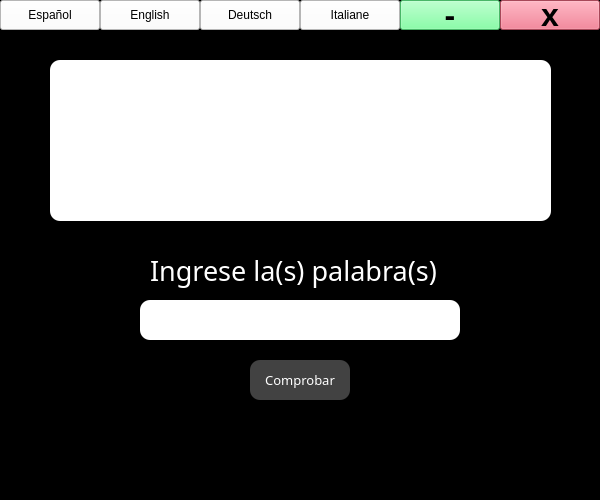
<?xml version="1.0" encoding="UTF-8"?>
<ui version="4.0">
 <class>MainWindow</class>
 <widget class="QMainWindow" name="MainWindow">
  <property name="geometry">
   <rect>
    <x>0</x>
    <y>0</y>
    <width>600</width>
    <height>500</height>
   </rect>
  </property>
  <property name="windowTitle">
   <string>MainWindow</string>
  </property>
  <widget class="QWidget" name="centralwidget">
   <widget class="QLineEdit" name="lineEdit">
    <property name="geometry">
     <rect>
      <x>140</x>
      <y>300</y>
      <width>320</width>
      <height>40</height>
     </rect>
    </property>
    <property name="styleSheet">
     <string notr="true">border-radius: 10px;</string>
    </property>
   </widget>
   <widget class="QFrame" name="frame">
    <property name="geometry">
     <rect>
      <x>0</x>
      <y>0</y>
      <width>600</width>
      <height>500</height>
     </rect>
    </property>
    <property name="styleSheet">
     <string notr="true">background-color: rgb(0, 0, 0);</string>
    </property>
    <property name="frameShape">
     <enum>QFrame::StyledPanel</enum>
    </property>
    <property name="frameShadow">
     <enum>QFrame::Raised</enum>
    </property>
    <widget class="QLabel" name="label">
     <property name="geometry">
      <rect>
       <x>150</x>
       <y>240</y>
       <width>391</width>
       <height>61</height>
      </rect>
     </property>
     <property name="font">
      <font>
       <family>Arial Rounded MT Bold</family>
       <pointsize>20</pointsize>
       <bold>false</bold>
      </font>
     </property>
     <property name="styleSheet">
      <string notr="true">color: rgb(255, 255, 255);</string>
     </property>
     <property name="text">
      <string>Ingrese la(s) palabra(s)</string>
     </property>
    </widget>
    <widget class="QPushButton" name="pushButton">
     <property name="geometry">
      <rect>
       <x>250</x>
       <y>360</y>
       <width>100</width>
       <height>40</height>
      </rect>
     </property>
     <property name="font">
      <font>
       <family>Arial Rounded MT Bold</family>
       <pointsize>10</pointsize>
      </font>
     </property>
     <property name="styleSheet">
      <string notr="true">border-radius: 10px;
background-color: rgb(66, 66, 66);
color: rgb(255, 255, 255);</string>
     </property>
     <property name="text">
      <string>Comprobar</string>
     </property>
    </widget>
    <widget class="QFrame" name="frame_2">
     <property name="geometry">
      <rect>
       <x>50</x>
       <y>60</y>
       <width>501</width>
       <height>161</height>
      </rect>
     </property>
     <property name="styleSheet">
      <string notr="true">background-color: rgb(255, 255, 255);
image: url(:/automata/automata.png);
border-radius: 10px;</string>
     </property>
     <property name="frameShape">
      <enum>QFrame::StyledPanel</enum>
     </property>
     <property name="frameShadow">
      <enum>QFrame::Raised</enum>
     </property>
    </widget>
    <widget class="QPushButton" name="pushButtonEspanol">
     <property name="geometry">
      <rect>
       <x>0</x>
       <y>0</y>
       <width>100</width>
       <height>30</height>
      </rect>
     </property>
     <property name="styleSheet">
      <string notr="true">background-color: rgb(255, 255, 255);</string>
     </property>
     <property name="text">
      <string>Español</string>
     </property>
    </widget>
    <widget class="QPushButton" name="pushButtonEnglish">
     <property name="geometry">
      <rect>
       <x>100</x>
       <y>0</y>
       <width>100</width>
       <height>30</height>
      </rect>
     </property>
     <property name="styleSheet">
      <string notr="true">background-color: rgb(255, 255, 255);</string>
     </property>
     <property name="text">
      <string>English</string>
     </property>
    </widget>
    <widget class="QPushButton" name="pushButtonDeutsch">
     <property name="geometry">
      <rect>
       <x>200</x>
       <y>0</y>
       <width>100</width>
       <height>30</height>
      </rect>
     </property>
     <property name="styleSheet">
      <string notr="true">background-color: rgb(255, 255, 255);</string>
     </property>
     <property name="text">
      <string>Deutsch</string>
     </property>
    </widget>
    <widget class="QPushButton" name="pushButtonItaliane">
     <property name="geometry">
      <rect>
       <x>300</x>
       <y>0</y>
       <width>100</width>
       <height>30</height>
      </rect>
     </property>
     <property name="styleSheet">
      <string notr="true">background-color: rgb(255, 255, 255);</string>
     </property>
     <property name="text">
      <string>Italiane</string>
     </property>
    </widget>
    <widget class="QPushButton" name="pushButton_2">
     <property name="geometry">
      <rect>
       <x>500</x>
       <y>0</y>
       <width>100</width>
       <height>30</height>
      </rect>
     </property>
     <property name="font">
      <font>
       <pointsize>24</pointsize>
       <bold>true</bold>
       <strikeout>false</strikeout>
       <stylestrategy>PreferDefault</stylestrategy>
       <kerning>true</kerning>
      </font>
     </property>
     <property name="layoutDirection">
      <enum>Qt::LeftToRight</enum>
     </property>
     <property name="autoFillBackground">
      <bool>false</bool>
     </property>
     <property name="styleSheet">
      <string notr="true">background-color: rgb(234, 101, 125);</string>
     </property>
     <property name="text">
      <string>x</string>
     </property>
    </widget>
    <widget class="QPushButton" name="pushButton_3">
     <property name="geometry">
      <rect>
       <x>400</x>
       <y>0</y>
       <width>100</width>
       <height>30</height>
      </rect>
     </property>
     <property name="font">
      <font>
       <pointsize>24</pointsize>
       <bold>true</bold>
      </font>
     </property>
     <property name="styleSheet">
      <string notr="true">background-color: rgb(234, 101, 125);
background-color: rgb(102, 255, 145);</string>
     </property>
     <property name="text">
      <string>-</string>
     </property>
    </widget>
   </widget>
   <zorder>frame</zorder>
   <zorder>lineEdit</zorder>
  </widget>
  <action name="actionEspa_ol">
   <property name="text">
    <string>Español</string>
   </property>
  </action>
  <action name="actionEnglish">
   <property name="text">
    <string>English</string>
   </property>
  </action>
  <action name="actionDeutsch">
   <property name="text">
    <string>Deutsch</string>
   </property>
  </action>
  <action name="actionItaliane">
   <property name="text">
    <string>Italiane</string>
   </property>
  </action>
 </widget>
 <resources>
  <include location="automataResource.qrc"/>
 </resources>
 <connections>
  <connection>
   <sender>pushButton_2</sender>
   <signal>clicked()</signal>
   <receiver>pushButton_2</receiver>
   <slot>click()</slot>
   <hints>
    <hint type="sourcelabel">
     <x>570</x>
     <y>22</y>
    </hint>
    <hint type="destinationlabel">
     <x>575</x>
     <y>20</y>
    </hint>
   </hints>
  </connection>
  <connection>
   <sender>pushButton_3</sender>
   <signal>clicked()</signal>
   <receiver>pushButton_3</receiver>
   <slot>click()</slot>
   <hints>
    <hint type="sourcelabel">
     <x>422</x>
     <y>16</y>
    </hint>
    <hint type="destinationlabel">
     <x>459</x>
     <y>21</y>
    </hint>
   </hints>
  </connection>
  <connection>
   <sender>pushButtonItaliane</sender>
   <signal>clicked()</signal>
   <receiver>pushButtonItaliane</receiver>
   <slot>click()</slot>
   <hints>
    <hint type="sourcelabel">
     <x>334</x>
     <y>14</y>
    </hint>
    <hint type="destinationlabel">
     <x>355</x>
     <y>24</y>
    </hint>
   </hints>
  </connection>
  <connection>
   <sender>pushButtonDeutsch</sender>
   <signal>clicked()</signal>
   <receiver>pushButtonDeutsch</receiver>
   <slot>click()</slot>
   <hints>
    <hint type="sourcelabel">
     <x>234</x>
     <y>14</y>
    </hint>
    <hint type="destinationlabel">
     <x>260</x>
     <y>21</y>
    </hint>
   </hints>
  </connection>
  <connection>
   <sender>pushButtonEnglish</sender>
   <signal>clicked()</signal>
   <receiver>pushButtonEnglish</receiver>
   <slot>click()</slot>
   <hints>
    <hint type="sourcelabel">
     <x>131</x>
     <y>14</y>
    </hint>
    <hint type="destinationlabel">
     <x>157</x>
     <y>24</y>
    </hint>
   </hints>
  </connection>
  <connection>
   <sender>pushButtonEspanol</sender>
   <signal>clicked()</signal>
   <receiver>pushButtonEspanol</receiver>
   <slot>click()</slot>
   <hints>
    <hint type="sourcelabel">
     <x>56</x>
     <y>9</y>
    </hint>
    <hint type="destinationlabel">
     <x>73</x>
     <y>24</y>
    </hint>
   </hints>
  </connection>
 </connections>
</ui>
